Frame 1 (no input): blank canvas, image omitted
Frame 60 (no input): blank canvas, image omitted
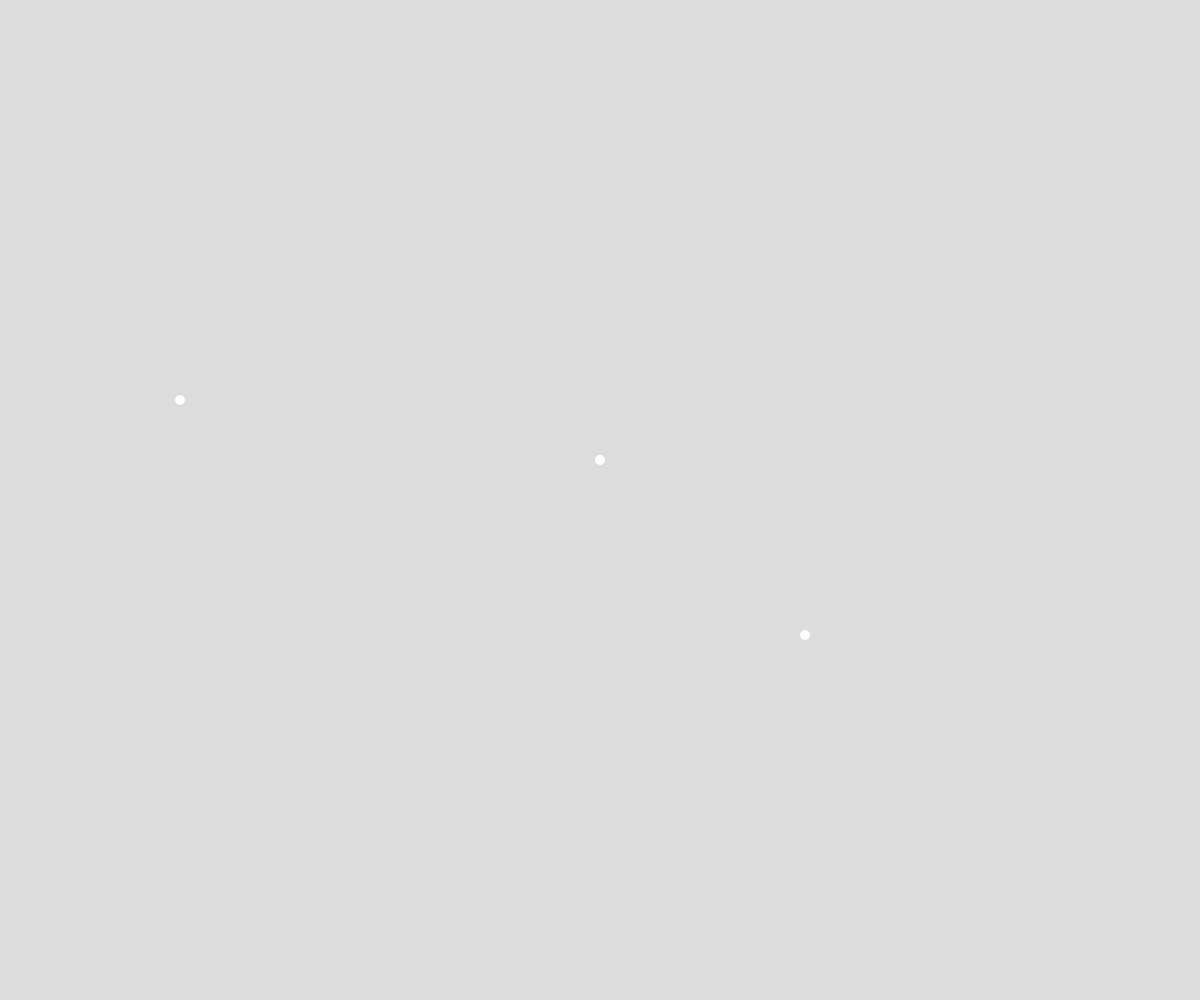
Frame 120 (the mouse pressed at the canvas centre since frame 60)

The p5.js sketch whose frames 1 and 60 were blank and that drew this single picture after the mouse press (run headless with seeded random() and noise() and a simulated clock; from frame 60 on, the mouse is pressed at the canvas centre):

// p5.js sketch
// ── sketch.js
// Walker OOP demo

class Walker {
  constructor(x, y, theColor) {
    this.x = x;
    this.y = y;
    this.stepSize = 5;
    this.color = theColor;
    this.radius = 5;
  }

  display() {
    fill("this.color");
    circle(this.x, this.y, this.radius *2);
  }

  move() {
    let choice = random(100);
    if (choice < 25) {
      //move up
      this.y -= this.stepSize;
    }
    else if (choice < 50) {
      //move down
      this.y += this.stepSize;
    }
    else if (choice < 75) {
      //mvoe right
      this.x += this.stepSize;
    }
    else {
      //move left
      this.x -= this.stepSize;
    }
  }
}

let maram;
let griffin;
let seth;

function setup() {
  createCanvas(windowWidth, windowHeight);
  maram = new Walker(width/2, height/2, "red");
  griffin = new Walker(200, 400, "green");
  seth = new Walker(800, 600, "blue");
  noStroke();
}

function draw() {
  background(220);
  maram.move();
  griffin.move();
  seth.move();
  maram.display();
  griffin.display();
  seth.display();
}
